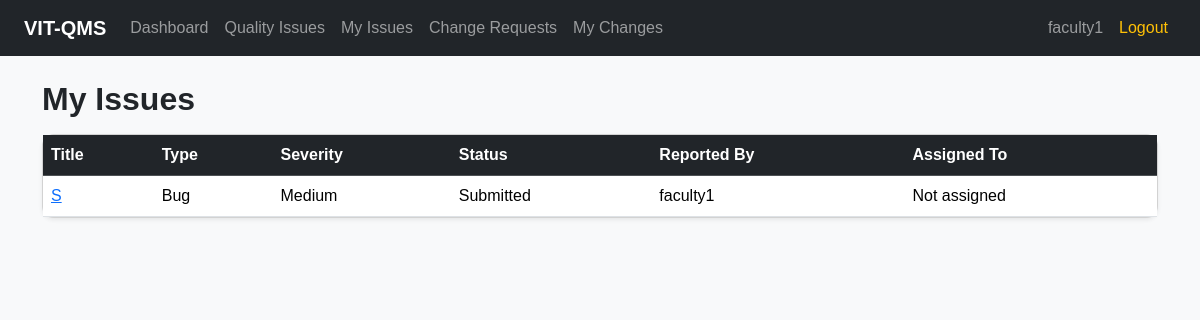
The page /quality/my/ (signed in) on the database its author committed.
### quality/models.py (models this page shows, shortened)
class QualityIssue(models.Model):
    TYPE_BUG = 'bug'
    TYPE_INCIDENT = 'incident'
    TYPE_SECURITY = 'security'
    TYPE_NON_CONFORMANCE = 'non_conformance'
    TYPE_DOCUMENTATION = 'documentation'
    TYPE_TESTING_DEFECT = 'testing_defect'
    ISSUE_TYPE_CHOICES = [
        (TYPE_BUG, 'Bug'),
        (TYPE_INCIDENT, 'Service Incident'),
        (TYPE_SECURITY, 'Security Vulnerability'),
        (TYPE_NON_CONFORMANCE, 'Non-Conformance'),
        (TYPE_DOCUMENTATION, 'Documentation Issue'),
        (TYPE_TESTING_DEFECT, 'Testing Defect'),
    ]
    SEVERITY_LOW = 'low'
    SEVERITY_MEDIUM = 'medium'
    SEVERITY_HIGH = 'high'
    SEVERITY_CRITICAL = 'critical'
    SEVERITY_CHOICES = [
        (SEVERITY_LOW, 'Low'),
        (SEVERITY_MEDIUM, 'Medium'),
        (SEVERITY_HIGH, 'High'),
        (SEVERITY_CRITICAL, 'Critical'),
    ]
    PRIORITY_LOW = 'low'
    PRIORITY_MEDIUM = 'medium'
    PRIORITY_HIGH = 'high'
    PRIORITY_URGENT = 'urgent'
    PRIORITY_CHOICES = [
        (PRIORITY_LOW, 'Low'),
        (PRIORITY_MEDIUM, 'Medium'),
        (PRIORITY_HIGH, 'High'),
        (PRIORITY_URGENT, 'Urgent'),
    ]
    STATUS_SUBMITTED = 'submitted'
    STATUS_UNDER_REVIEW = 'under_review'
    STATUS_ASSIGNED = 'assigned'
    STATUS_IN_PROGRESS = 'in_progress'
    STATUS_RESOLVED = 'resolved'
    STATUS_VERIFIED = 'verified'
    STATUS_CLOSED = 'closed'
    STATUS_REOPENED = 'reopened'
    STATUS_REJECTED = 'rejected'
    STATUS_CHOICES = [
        (STATUS_SUBMITTED, 'Submitted'),
        (STATUS_UNDER_REVIEW, 'Under Review'),
        (STATUS_ASSIGNED, 'Assigned'),
        (STATUS_IN_PROGRESS, 'In Progress'),
        (STATUS_RESOLVED, 'Resolved'),
        (STATUS_VERIFIED, 'Verified'),
        (STATUS_CLOSED, 'Closed'),
        (STATUS_REOPENED, 'Reopened'),
        (STATUS_REJECTED, 'Rejected'),
    ]
    title = models.CharField(max_length=200)
    description = models.TextField()
    issue_type = models.CharField(max_length=30, choices=ISSUE_TYPE_CHOICES)
    severity = models.CharField(
        max_length=20,
        choices=SEVERITY_CHOICES,
        default=SEVERITY_MEDIUM
    )
    priority = models.CharField(
        max_length=20,
        choices=PRIORITY_CHOICES,
        default=PRIORITY_MEDIUM
    )
    affected_system = models.CharField(max_length=150)
    expected_result = models.TextField(blank=True)
    actual_result = models.TextField(blank=True)
    steps_to_reproduce = models.TextField(blank=True)
    attachment = models.FileField(upload_to='issue_attachments/', blank=True, null=True)
    reported_by = models.ForeignKey(
        User,
        on_delete=models.CASCADE,
        related_name='reported_issues'
    )
    assigned_to = models.ForeignKey(
        User,
        on_delete=models.SET_NULL,
        related_name='assigned_issues',
        blank=True,
        null=True
    )
    status = models.CharField(
        max_length=30,
        choices=STATUS_CHOICES,
        default=STATUS_SUBMITTED
    )
    due_date = models.DateField(blank=True, null=True)
    resolution_summary = models.TextField(blank=True)
    verification_notes = models.TextField(blank=True)
    created_at = models.DateTimeField(auto_now_add=True)
    updated_at = models.DateTimeField(auto_now=True)
    resolved_at = models.DateTimeField(blank=True, null=True)
    closed_at = models.DateTimeField(blank=True, null=True)
    class Meta:
        ordering = ['-created_at']

### quality/views.py (the view)
# urls.py: path('my/', views.my_issues, name='my_issues'),
@login_required
def my_issues(request):
    issues = QualityIssue.objects.filter(
        Q(reported_by=request.user) | Q(assigned_to=request.user)
    ).select_related('reported_by', 'assigned_to')
    return render(request, 'quality/my_issues.html', {'issues': issues})

### templates/quality/my_issues.html
{% extends 'base.html' %}
{% block content %}
<h2 class="fw-bold mb-3">My Issues</h2>
<div class="card shadow-sm">
    <div class="table-responsive">
        <table class="table table-hover align-middle mb-0">
            <thead class="table-dark">
                <tr>
                    <th>Title</th>
                    <th>Type</th>
                    <th>Severity</th>
                    <th>Status</th>
                    <th>Reported By</th>
                    <th>Assigned To</th>
                </tr>
            </thead>
            <tbody>
                {% for issue in issues %}
                    <tr>
                        <td>
                            <a href="{% url 'quality:issue_detail' issue.id %}">
                                {{ issue.title }}
                            </a>
                        </td>
                        <td>{{ issue.get_issue_type_display }}</td>
                        <td>{{ issue.get_severity_display }}</td>
                        <td>{{ issue.get_status_display }}</td>
                        <td>{{ issue.reported_by.username }}</td>
                        <td>
                            {% if issue.assigned_to %}
                                {{ issue.assigned_to.username }}
                            {% else %}
                                Not assigned
                            {% endif %}
                        </td>
                    </tr>
                {% empty %}
                    <tr>
                        <td colspan="6" class="text-center py-4 text-muted">
                            You have no reported or assigned issues.
                        </td>
                    </tr>
                {% endfor %}
            </tbody>
        </table>
    </div>
</div>
{% endblock %}

### templates/base.html (shortened to what this page needs)
<!DOCTYPE html>
<html lang="en">
<head>
    <link href="https://cdn.jsdelivr.net/npm/bootstrap@5.3.3/dist/css/bootstrap.min.css" rel="stylesheet">
    <link rel="stylesheet" href="/static/css/style.css">
</head>
<body class="bg-light">
    <nav class="navbar navbar-expand-lg navbar-dark bg-dark">
        <div class="container-fluid px-4">
            <a class="navbar-brand fw-bold" href="{% url 'dashboard' %}">
                VIT-QMS
            </a>
            <div class="collapse navbar-collapse" id="navbarNav">
                {% if request.user.is_authenticated %}
                <ul class="navbar-nav me-auto">
                    <li class="nav-item">
                        <a href="{% url 'dashboard' %}" class="nav-link">
                            Dashboard
                        </a>
                    </li>
                    <li class="nav-item">
                        <a href="{% url 'quality:issue_list' %}" class="nav-link">
                            Quality Issues
                        </a>
                    </li>
                    <li class="nav-item">
                        <a href="{% url 'quality:my_issues' %}" class="nav-link">
                            My Issues
                        </a>
                    </li>
                    <li class="nav-item">
                        <a href="{% url 'changes:change_list' %}" class="nav-link">
                            Change Requests
                        </a>
                    </li>
                    <li class="nav-item">
                        <a href="{% url 'changes:my_changes' %}" class="nav-link">
                            My Changes
                        </a>
                    </li>
                </ul>
                <ul class="navbar-nav ms-auto">
                    <li class="nav-item">
                        <a href="{% url 'profile' %}" class="nav-link">
                            {{ request.user.username }}
                        </a>
                    </li>
                    <li class="nav-item">
                        <a href="{% url 'logout' %}" class="nav-link text-warning">
                            Logout
                        </a>
                    </li>
                </ul>
                {% endif %}
            </div>
        </div>
    </nav>
    <main class="container py-4">
        {% block content %}
        {% endblock %}
    </main>
</body>
</html>

### static/css/style.css (style rules this page uses)
body { font-family: Arial, sans-serif; }
.card { border-radius: 12px; }

### rows shown on the page
QualityIssue: title "S", issue_type "Bug", severity "Medium", status "Submitted", reported_by.username "faculty1", shows "Not assigned"

### other values the page prints
{{ request.user.username }} "faculty1"
